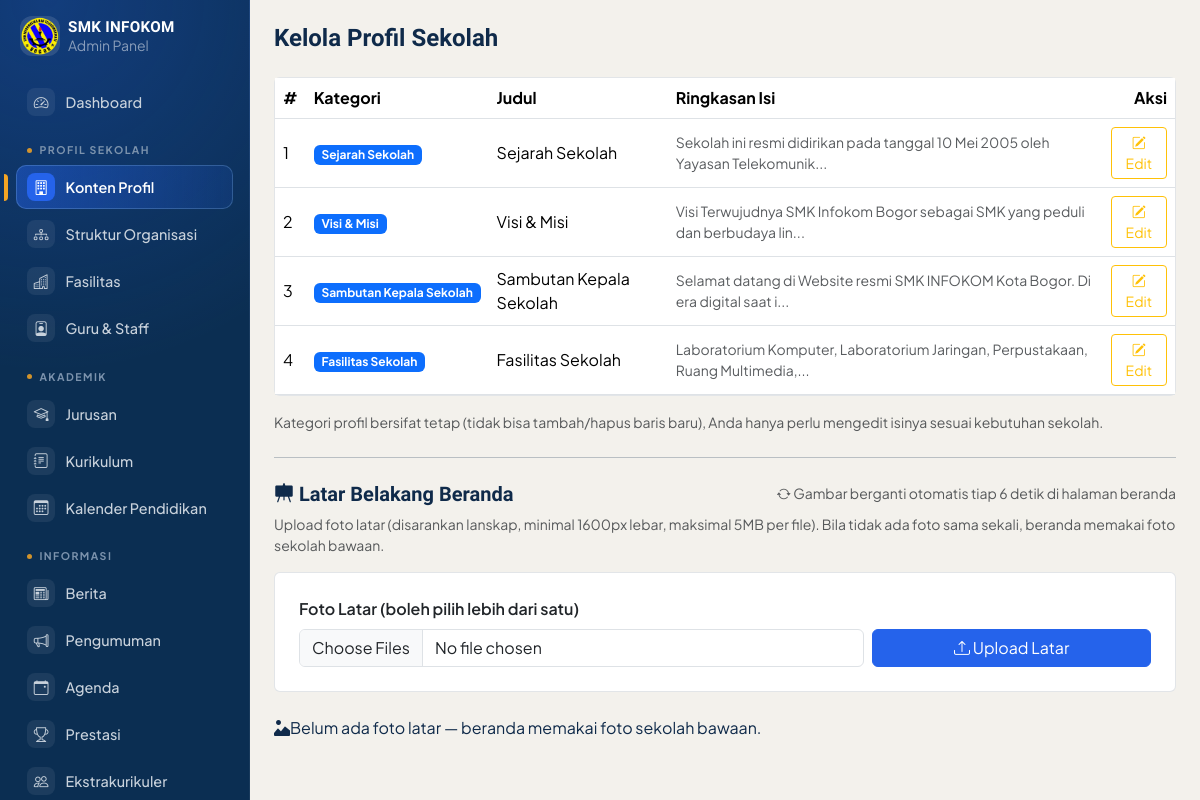
Before: /admin/profil/list.php (signed in) with the older database file.
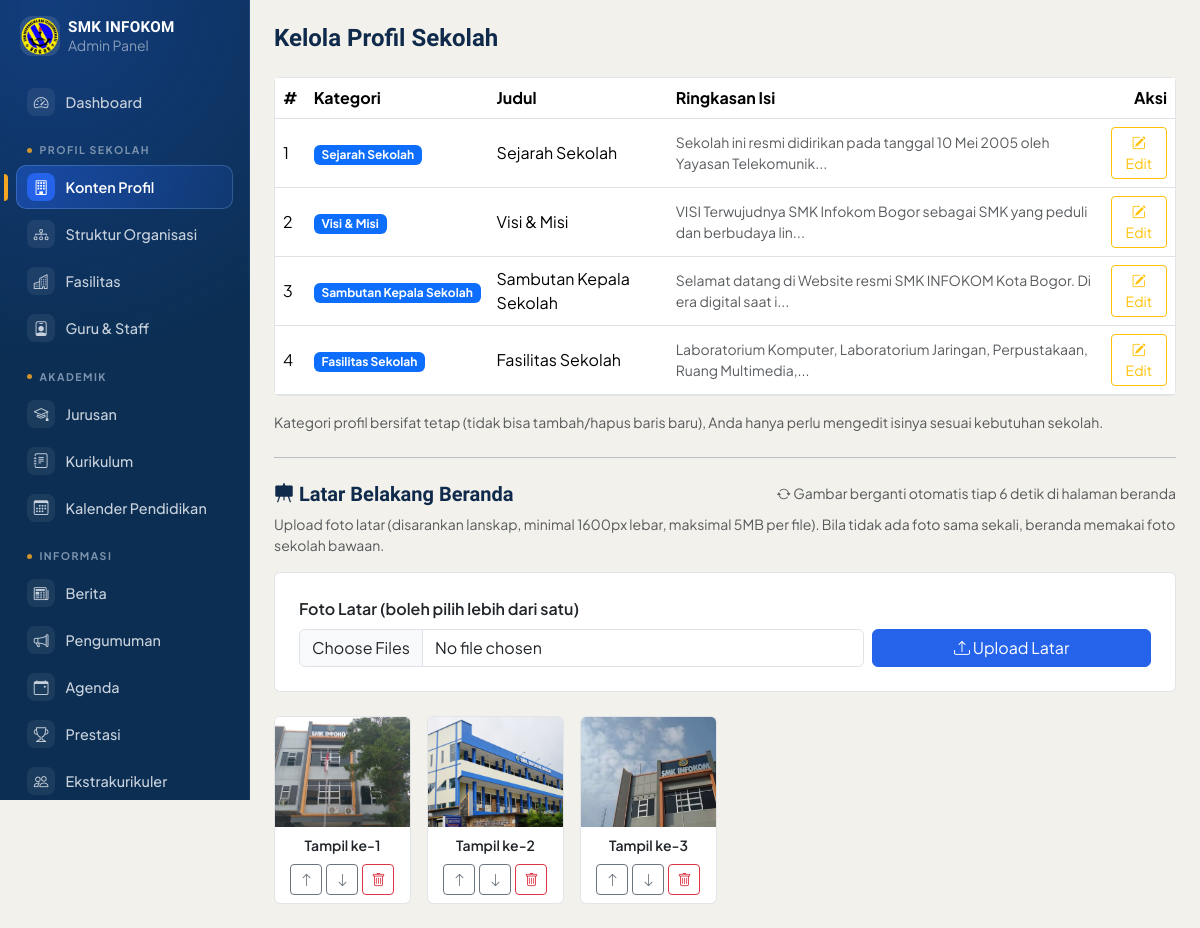
After: the same page with the newer database file.
### tables this page shows
CREATE TABLE `profil` (
  `id` int NOT NULL,
  `jenis` enum('sejarah','visi_misi','sambutan','struktur','fasilitas') NOT NULL,
  `judul` varchar(150) NOT NULL,
  `isi` text NOT NULL,
  `gambar` varchar(255) DEFAULT NULL,
  `updated_at` timestamp NOT NULL DEFAULT CURRENT_TIMESTAMP ON UPDATE CURRENT_TIMESTAMP
);

CREATE TABLE `hero_bg` (
  `id` int NOT NULL,
  `gambar` varchar(255) NOT NULL,
  `urutan` int DEFAULT '0',
  `created_at` timestamp NULL DEFAULT CURRENT_TIMESTAMP
);

### admin/profil/list.php (the view, shortened to what this page needs)
<?php
require_once __DIR__ . '/../../includes/koneksi.php';
try {
    $pdo->exec("CREATE TABLE IF NOT EXISTS hero_bg (
        id INT AUTO_INCREMENT PRIMARY KEY,
        gambar VARCHAR(255) NOT NULL,
        urutan INT DEFAULT 0,
        created_at TIMESTAMP DEFAULT CURRENT_TIMESTAMP
    ) ENGINE=InnoDB");
} catch (Throwable $e) {
}
$profil = $pdo->query("SELECT * FROM profil ORDER BY FIELD(jenis,'sejarah','visi_misi','sambutan','struktur','fasilitas')")->fetchAll();
$labelJenis = [
    'sejarah'   => 'Sejarah Sekolah',
    'visi_misi' => 'Visi & Misi',
    'sambutan'  => 'Sambutan Kepala Sekolah',
    'struktur'  => 'Struktur Organisasi',
    'fasilitas' => 'Fasilitas Sekolah',
];
$heroList = [];
try {
    $heroList = $pdo->query("SELECT * FROM hero_bg ORDER BY urutan ASC, id ASC")->fetchAll();
} catch (Throwable $e) {
    $heroList = [];
}
require_once __DIR__ . '/../includes/top.php';
?>
    <h4 class="mb-4">Kelola Profil Sekolah</h4>
    <div class="card card-admin">
      <div class="table-responsive">
        <table class="table table-hover align-middle mb-0">
          <thead>
            <tr>
              <th>#</th>
              <th>Kategori</th>
              <th>Judul</th>
              <th>Ringkasan Isi</th>
              <th class="text-end">Aksi</th>
            </tr>
          </thead>
          <tbody>
            <?php foreach ($profil as $i => $p): ?>
            <tr>
              <td><?= $i + 1 ?></td>
              <td><span class="badge bg-primary"><?= htmlspecialchars($labelJenis[$p['jenis']] ?? $p['jenis']) ?></span></td>
              <td><?= htmlspecialchars($p['judul']) ?></td>
              <td class="text-muted small"><?= htmlspecialchars(mb_strimwidth($p['isi'], 0, 80, '...')) ?></td>
              <td class="text-end">
                <a href="edit.php?id=<?= $p['id'] ?>" class="btn btn-sm btn-outline-warning"><i class="bi bi-pencil-square"></i> Edit</a>
              </td>
            </tr>
            <?php endforeach; ?>
          </tbody>
        </table>
      </div>
    </div>
    <p class="text-muted small mt-3">Kategori profil bersifat tetap (tidak bisa tambah/hapus baris baru), Anda hanya perlu mengedit isinya sesuai kebutuhan sekolah.</p>
    <hr class="my-4">
    <div class="d-flex justify-content-between align-items-center flex-wrap gap-2 mb-2">
      <h5 class="mb-0"><i class="bi bi-easel-fill"></i> Latar Belakang Beranda</h5>
      <span class="text-muted small"><i class="bi bi-arrow-repeat"></i> Gambar berganti otomatis tiap 6 detik di halaman beranda</span>
    </div>
    <p class="text-muted small mb-3">Upload foto latar (disarankan lanskap, minimal 1600px lebar, maksimal 5MB per file). Bila tidak ada foto sama sekali, beranda memakai foto sekolah bawaan.</p>
    <div class="card card-admin p-4 mb-4">
      <form method="POST" enctype="multipart/form-data" class="row g-2 align-items-end">
        <div class="col-md-8">
          <label class="form-label fw-semibold">Foto Latar (boleh pilih lebih dari satu)</label>
          <input type="file" name="gambar[]" class="form-control" accept=".jpg,.jpeg,.png,.webp" multiple required>
        </div>
        <div class="col-md-4">
          <button type="submit" class="btn btn-primary text-white w-100"><i class="bi bi-upload"></i> Upload Latar</button>
        </div>
      </form>
    </div>
    <?php if (!$heroList): ?>
      <div class="empty-state"><i class="bi bi-image-alt"></i>Belum ada foto latar — beranda memakai foto sekolah bawaan.</div>
    <?php else: ?>
      <div class="row g-3">
        <?php foreach ($heroList as $iHero => $h): ?>
        <div class="col-6 col-md-3 col-xl-2">
          <div class="card card-admin h-100">
            <img src="../../uploads/hero/<?= htmlspecialchars($h['gambar']) ?>"
                 style="height:110px;object-fit:cover;" class="card-img-top"
                 onerror="this.src='https://placehold.co/300x200?text=Gagal+Muat'">
            <div class="card-body p-2 text-center">
              <div class="small fw-semibold mb-2">Tampil ke-<?= $iHero + 1 ?></div>
              <div class="d-flex justify-content-center gap-1">
                <a href="list.php?hero_aksi=naik&id=<?= $h['id'] ?>" class="btn btn-sm btn-outline-secondary"
                   title="Naik urutan" <?= $iHero === 0 ? 'aria-disabled="true"' : '' ?>><i class="bi bi-arrow-up"></i></a>
                <a href="list.php?hero_aksi=turun&id=<?= $h['id'] ?>" class="btn btn-sm btn-outline-secondary"
                   title="Turun urutan" <?= $iHero === count($heroList) - 1 ? 'aria-disabled="true"' : '' ?>><i class="bi bi-arrow-down"></i></a>
                <a href="list.php?hero_aksi=hapus&id=<?= $h['id'] ?>" class="btn btn-sm btn-outline-danger"
                   title="Hapus foto" onclick="return confirm('Yakin ingin menghapus foto latar ini?');"><i class="bi bi-trash"></i></a>
              </div>
            </div>
          </div>
        </div>
        <?php endforeach; ?>
      </div>
    <?php endif; ?>
<?php require_once __DIR__ . '/../includes/bottom.php'; ?>

Changed rows visible on the page:
changed profil "Visi & Misi": isi "Visi Terwujudnya SMK Infokom Bogor sebagai SMK yang peduli dan berbudaya lin..." → "VISI Terwujudnya SMK Infokom Bogor sebagai SMK yang peduli dan berbudaya lin..."
added hero_bg: gambar (picture)
added hero_bg: gambar (picture)
added hero_bg: gambar (picture)
Other visible differences:
text no longer shown: "Belum ada foto latar — beranda memakai foto sekolah bawaan."
